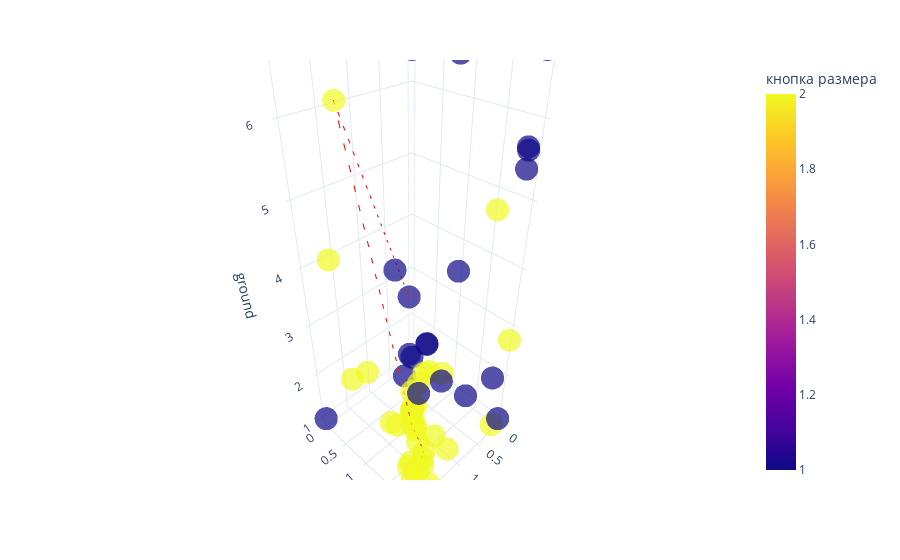

Notebook source saved alongside this figure:
### Code cell
fig = px.scatter_3d(steps_df, x='coffee', y='size', z='ground', 
                    color='кнопка размера', 
                    opacity=0.7, 
                    color_discrete_sequence=px.colors.qualitative.Alphabet)
# this is best path, plot it as a  directional line in 3d
best_option = steps_df.iloc[prob.ibest_seq].drop_duplicates()
# Create the line plot
gradient = best_option.index

line_plot = px.line_3d(best_option, x='coffee', y='size', z='ground')
line_plot['data'][0]['line']['color'] = '#FF0000'
line_plot['data'][0]['line']['dash'] = 'dash'
fig.add_trace(line_plot.data[0])
fig.update_layout(title='')

fig.update_layout(template='plotly_white')

go.Figure(fig).show()

### Figure 1 — Plotly figure (JSON) as saved in the notebook; plotly's stock layout.template omitted (floating-point values rounded to 4 significant figures)
{"data": [{"hovertemplate": "coffee=%{x}<br>size=%{y}<br>ground=%{z}<br>кнопка размера=%{marker.color}<extra></extra>", "legendgroup": "", "marker": {"color": [1, 1, 2, 2, 2, 1, 2, 1, 1, 2, 2, 2, 1, 2, 2, 2, 2, 2, 1, 2, 1, 2, 2, 1, 1, 2, 2, 1, 2, 2, 2, 2, 1, 1, 1, 1, 1, 2, 2, 2, 2, 2, 2, 1, 2, 1, 2, 2, 2, 2, 2, 2, 1, 1, 2, 2, 2, 1, 2, 2, 2], "coloraxis": "coloraxis", "opacity": 0.7, "symbol": "circle"}, "mode": "markers", "name": "", "scene": "scene", "showlegend": false, "type": "scatter3d", "x": [0.4639, 0.7011, 1.857, 1.67, 1.564, 0.8555, 1.266, 1.15, 0.1688, 0.3043, 1.264, 1.258, 1.2, 1.225, 1.214, 1.165, 1.211, 1.175, 0.1845, 1.186, 0.1234, 1.164, 1.213, 0.7197, 2.0, 0.0, 2.0, 0.0, 0.0, 0.172, 0.02989, 0.0, 0.7562, 0.1123, 0.0, 2.0, 0.03181, 1.244, 1.305, 1.675, 1.761, 1.562, 1.602, 0.07334, 1.391, 0.6455, 1.592, 1.587, 1.65, 1.021, 1.408, 0.9858, 0.5369, 0.1149, 1.668, 1.648, 1.608, 0.0, 1.785, 1.519, 1.499], "y": [0.4042, 1.023, 0.7836, 0.09786, 0.2285, 1.514, 1.272, 0.8352, 1.976, 1.755, 1.333, 1.388, 1.044, 1.21, 1.227, 1.245, 1.211, 1.204, 2.0, 1.21, 1.955, 1.165, 1.214, 1.038, 2.0, 0.0, 2.0, 0.0, 2.0, 2.0, 0.7843, 2.0, 1.582, 2.0, 2.0, 0.0, 0.0, 1.571, 1.575, 1.249, 0.8808, 1.26, 1.815, 1.363, 2.0, 1.295, 1.717, 1.555, 2.0, 1.796, 1.642, 1.491, 0.7016, 0.04978, 1.593, 1.685, 1.741, 1.801, 1.791, 1.596, 1.729], "z": [2.924, 2.489, 6.338, 4.052, 1.781, 6.727, 1.324, 3.994, 5.729, 4.916, 1.261, 1.004, 2.201, 1.554, 1.612, 1.665, 1.612, 1.283, 5.479, 1.62, 5.671, 1.44, 1.592, 2.527, 7.0, 6.823, 3.273, 1.0, 7.0, 1.0, 1.182, 2.756, 4.153, 6.722, 1.0, 1.0, 7.0, 2.72, 1.0, 1.735, 2.574, 1.582, 3.135, 1.101, 7.0, 1.852, 2.87, 1.0, 1.0, 1.0, 1.0, 1.0, 1.0, 1.191, 1.0, 1.0, 1.0, 1.814, 1.0, 1.832, 1.0]}, {"hovertemplate": "coffee=%{x}<br>size=%{y}<br>ground=%{z}<extra></extra>", "legendgroup": "", "line": {"color": "#FF0000", "dash": "dash"}, "marker": {"symbol": "circle"}, "mode": "lines", "name": "", "scene": "scene", "showlegend": false, "type": "scatter3d", "x": [0.4639, 1.857, 1.266, 1.305, 1.608], "y": [0.4042, 0.7836, 1.272, 1.575, 1.741], "z": [2.924, 6.338, 1.324, 1.0, 1.0]}], "layout": {"coloraxis": {"colorbar": {"title": {"text": "кнопка размера"}}, "colorscale": [[0.0, "#0d0887"], [0.1111, "#46039f"], [0.2222, "#7201a8"], [0.3333, "#9c179e"], [0.4444, "#bd3786"], [0.5556, "#d8576b"], [0.6667, "#ed7953"], [0.7778, "#fb9f3a"], [0.8889, "#fdca26"], [1.0, "#f0f921"]]}, "legend": {"tracegroupgap": 0}, "margin": {"t": 60}, "scene": {"domain": {"x": [0.0, 1.0], "y": [0.0, 1.0]}, "xaxis": {"title": {"text": "coffee"}}, "yaxis": {"title": {"text": "size"}}, "zaxis": {"title": {"text": "ground"}}}, "title": {"text": ""}}}
